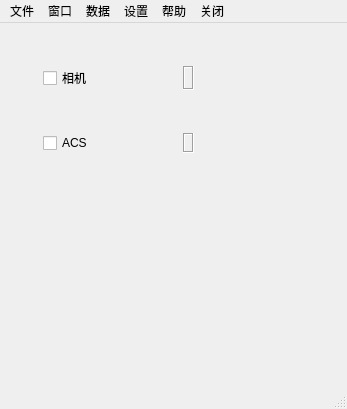
<?xml version="1.0" encoding="UTF-8"?>
<ui version="4.0">
 <class>MainWindow</class>
 <widget class="QMainWindow" name="MainWindow">
  <property name="geometry">
   <rect>
    <x>0</x>
    <y>0</y>
    <width>347</width>
    <height>409</height>
   </rect>
  </property>
  <property name="windowTitle">
   <string>AOI检测系统</string>
  </property>
  <widget class="QWidget" name="centralwidget">
   <property name="sizePolicy">
    <sizepolicy hsizetype="Preferred" vsizetype="Preferred">
     <horstretch>0</horstretch>
     <verstretch>0</verstretch>
    </sizepolicy>
   </property>
   <layout class="QGridLayout" name="gridLayout">
    <item row="2" column="1">
     <spacer name="verticalSpacer">
      <property name="orientation">
       <enum>Qt::Vertical</enum>
      </property>
      <property name="sizeHint" stdset="0">
       <size>
        <width>20</width>
        <height>40</height>
       </size>
      </property>
     </spacer>
    </item>
    <item row="1" column="1">
     <layout class="QVBoxLayout" name="verticalLayout">
      <item>
       <layout class="QHBoxLayout" name="horizontalLayout">
        <item>
         <widget class="QCheckBox" name="checkBox_carema">
          <property name="styleSheet">
           <string notr="true"/>
          </property>
          <property name="text">
           <string>相机</string>
          </property>
         </widget>
        </item>
        <item>
         <spacer name="horizontalSpacer_3">
          <property name="orientation">
           <enum>Qt::Horizontal</enum>
          </property>
          <property name="sizeHint" stdset="0">
           <size>
            <width>40</width>
            <height>20</height>
           </size>
          </property>
         </spacer>
        </item>
        <item>
         <widget class="QLabel" name="label_carema">
          <property name="styleSheet">
           <string notr="true"/>
          </property>
          <property name="frameShape">
           <enum>QFrame::Box</enum>
          </property>
          <property name="frameShadow">
           <enum>QFrame::Sunken</enum>
          </property>
          <property name="text">
           <string/>
          </property>
         </widget>
        </item>
       </layout>
      </item>
      <item>
       <spacer name="verticalSpacer_3">
        <property name="orientation">
         <enum>Qt::Vertical</enum>
        </property>
        <property name="sizeType">
         <enum>QSizePolicy::Fixed</enum>
        </property>
        <property name="sizeHint" stdset="0">
         <size>
          <width>20</width>
          <height>40</height>
         </size>
        </property>
       </spacer>
      </item>
      <item>
       <layout class="QHBoxLayout" name="horizontalLayout_2">
        <item>
         <widget class="QCheckBox" name="checkBox_acs">
          <property name="text">
           <string>ACS</string>
          </property>
         </widget>
        </item>
        <item>
         <spacer name="horizontalSpacer_4">
          <property name="orientation">
           <enum>Qt::Horizontal</enum>
          </property>
          <property name="sizeHint" stdset="0">
           <size>
            <width>40</width>
            <height>20</height>
           </size>
          </property>
         </spacer>
        </item>
        <item>
         <widget class="QLabel" name="label_acs">
          <property name="frameShape">
           <enum>QFrame::Box</enum>
          </property>
          <property name="frameShadow">
           <enum>QFrame::Sunken</enum>
          </property>
          <property name="text">
           <string/>
          </property>
         </widget>
        </item>
       </layout>
      </item>
     </layout>
    </item>
    <item row="1" column="0">
     <spacer name="horizontalSpacer">
      <property name="orientation">
       <enum>Qt::Horizontal</enum>
      </property>
      <property name="sizeType">
       <enum>QSizePolicy::Fixed</enum>
      </property>
      <property name="sizeHint" stdset="0">
       <size>
        <width>40</width>
        <height>20</height>
       </size>
      </property>
     </spacer>
    </item>
    <item row="1" column="2">
     <spacer name="horizontalSpacer_2">
      <property name="orientation">
       <enum>Qt::Horizontal</enum>
      </property>
      <property name="sizeHint" stdset="0">
       <size>
        <width>40</width>
        <height>20</height>
       </size>
      </property>
     </spacer>
    </item>
    <item row="0" column="1">
     <spacer name="verticalSpacer_2">
      <property name="orientation">
       <enum>Qt::Vertical</enum>
      </property>
      <property name="sizeType">
       <enum>QSizePolicy::Fixed</enum>
      </property>
      <property name="sizeHint" stdset="0">
       <size>
        <width>20</width>
        <height>40</height>
       </size>
      </property>
     </spacer>
    </item>
   </layout>
  </widget>
  <widget class="QMenuBar" name="menubar">
   <property name="geometry">
    <rect>
     <x>0</x>
     <y>0</y>
     <width>347</width>
     <height>28</height>
    </rect>
   </property>
   <property name="defaultUp">
    <bool>false</bool>
   </property>
   <widget class="QMenu" name="file_menu">
    <property name="title">
     <string>文件</string>
    </property>
    <addaction name="separator"/>
    <addaction name="separator"/>
    <addaction name="ImportPicture_action"/>
    <addaction name="separator"/>
    <addaction name="ImportGerber_action"/>
    <addaction name="separator"/>
    <addaction name="QuickStart_action"/>
    <addaction name="separator"/>
    <addaction name="Save_action"/>
    <addaction name="separator"/>
    <addaction name="SaveAs_action"/>
    <addaction name="separator"/>
   </widget>
   <widget class="QMenu" name="window_menu">
    <property name="title">
     <string>窗口</string>
    </property>
    <addaction name="separator"/>
    <addaction name="Max_action"/>
    <addaction name="separator"/>
    <addaction name="Min_action"/>
    <addaction name="separator"/>
   </widget>
   <widget class="QMenu" name="help_menu">
    <property name="title">
     <string>帮助</string>
    </property>
    <addaction name="About_action"/>
    <addaction name="separator"/>
    <addaction name="Log_action"/>
    <addaction name="separator"/>
   </widget>
   <widget class="QMenu" name="close_menu">
    <property name="title">
     <string>关闭</string>
    </property>
    <addaction name="Close_action"/>
   </widget>
   <widget class="QMenu" name="set_menu">
    <property name="title">
     <string>设置</string>
    </property>
    <addaction name="ConfigSet_action"/>
    <addaction name="separator"/>
    <addaction name="System_action"/>
    <addaction name="separator"/>
   </widget>
   <widget class="QMenu" name="data_menu">
    <property name="title">
     <string>数据</string>
    </property>
    <addaction name="ShowData_action"/>
    <addaction name="separator"/>
   </widget>
   <addaction name="file_menu"/>
   <addaction name="window_menu"/>
   <addaction name="data_menu"/>
   <addaction name="set_menu"/>
   <addaction name="help_menu"/>
   <addaction name="close_menu"/>
  </widget>
  <widget class="QStatusBar" name="statusbar"/>
  <action name="Max_action">
   <property name="text">
    <string>最大化</string>
   </property>
  </action>
  <action name="Min_action">
   <property name="text">
    <string>最小化</string>
   </property>
  </action>
  <action name="ImportPicture_action">
   <property name="checkable">
    <bool>false</bool>
   </property>
   <property name="checked">
    <bool>false</bool>
   </property>
   <property name="text">
    <string>导入图片</string>
   </property>
   <property name="priority">
    <enum>QAction::NormalPriority</enum>
   </property>
  </action>
  <action name="ImportGerber_action">
   <property name="text">
    <string>导入GerBer图片</string>
   </property>
  </action>
  <action name="Save_action">
   <property name="checkable">
    <bool>false</bool>
   </property>
   <property name="text">
    <string>保存</string>
   </property>
  </action>
  <action name="SaveAs_action">
   <property name="text">
    <string>另存为</string>
   </property>
  </action>
  <action name="Close_action">
   <property name="text">
    <string>退出</string>
   </property>
  </action>
  <action name="About_action">
   <property name="text">
    <string>关于</string>
   </property>
  </action>
  <action name="ConfigSet_action">
   <property name="text">
    <string>参数设置</string>
   </property>
  </action>
  <action name="ShowData_action">
   <property name="text">
    <string>数据表格</string>
   </property>
  </action>
  <action name="Log_action">
   <property name="text">
    <string>日志</string>
   </property>
  </action>
  <action name="QuickStart_action">
   <property name="text">
    <string>快速开始</string>
   </property>
  </action>
  <action name="System_action">
   <property name="text">
    <string>系统设置</string>
   </property>
  </action>
 </widget>
 <layoutdefault spacing="3" margin="3"/>
 <layoutfunction spacing="3" margin="3"/>
 <resources/>
 <connections>
  <connection>
   <sender>Max_action</sender>
   <signal>triggered()</signal>
   <receiver>MainWindow</receiver>
   <slot>showMaximized()</slot>
   <hints>
    <hint type="sourcelabel">
     <x>-1</x>
     <y>-1</y>
    </hint>
    <hint type="destinationlabel">
     <x>506</x>
     <y>343</y>
    </hint>
   </hints>
  </connection>
  <connection>
   <sender>Min_action</sender>
   <signal>triggered()</signal>
   <receiver>MainWindow</receiver>
   <slot>showMinimized()</slot>
   <hints>
    <hint type="sourcelabel">
     <x>-1</x>
     <y>-1</y>
    </hint>
    <hint type="destinationlabel">
     <x>506</x>
     <y>343</y>
    </hint>
   </hints>
  </connection>
  <connection>
   <sender>Close_action</sender>
   <signal>triggered()</signal>
   <receiver>MainWindow</receiver>
   <slot>close()</slot>
   <hints>
    <hint type="sourcelabel">
     <x>-1</x>
     <y>-1</y>
    </hint>
    <hint type="destinationlabel">
     <x>506</x>
     <y>343</y>
    </hint>
   </hints>
  </connection>
 </connections>
</ui>
